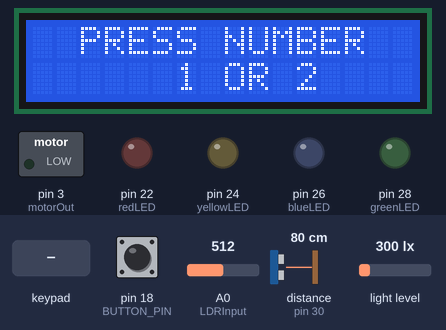
Bench run of a sketch on a simulated Arduino Mega 2560, built with avr-gcc and run on an emulated ATmega2560. Shown: 16×2 character LCD, switched loads named in the sketch (green lamp = pin HIGH), output pins drawn as LEDs (lit = HIGH). The inputs (shaded band) are chosen by the test bench; at power-on: distance to the obstacle (sensor on pin 30) 80 cm, pin 18 (BUTTON_PIN) LOW, A0 (LDRInput) = 512, light level 300 lx. The echo pulse lasts 58.3 µs per cm; pins used as bus, display or sensor lines are not drawn; what the sketch prints to the serial monitor is not drawn.

Above: at 1.3 s.
1.4 s: key '1' pressed
At 1.8 s:
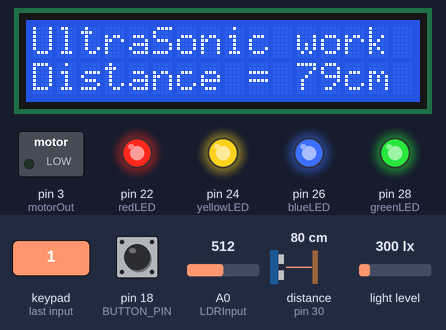
3.4 s: distance to the obstacle (sensor on pin 30) set to 103 cm
At 4.0 s:
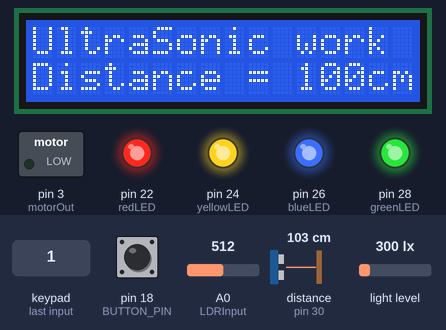
6.4 s: distance to the obstacle (sensor on pin 30) set to 81 cm
At 7.2 s:
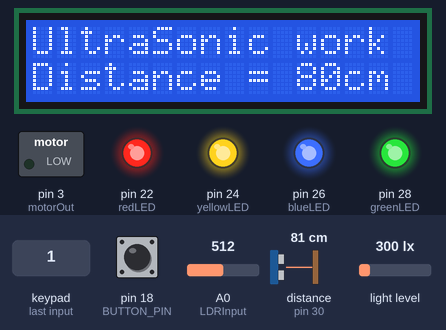
8.3 s: distance to the obstacle (sensor on pin 30) set to 70 cm
At 10.9 s:
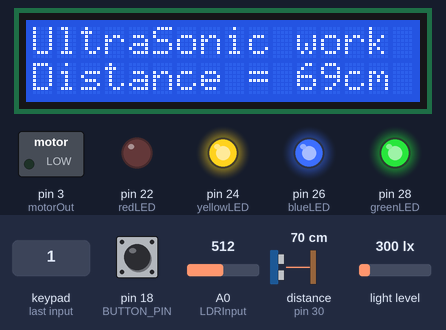
11.0 s: pin 18 (BUTTON_PIN) pulled HIGH for 0.15 s
At 12.4 s:
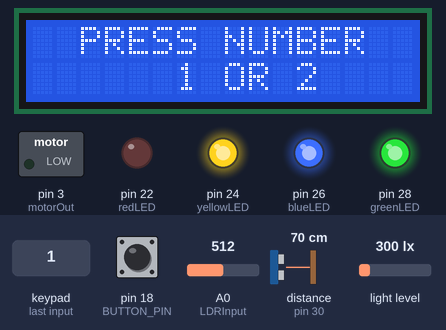
12.7 s: key '2' pressed
At 13.4 s:
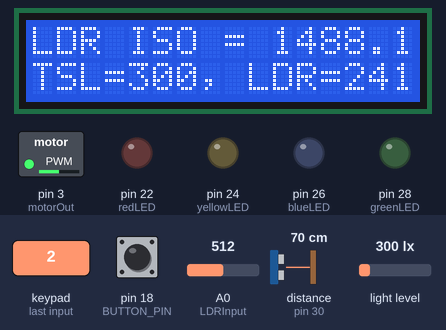
Timing chart, 0 to 15.7 s (numbered marks = the images above; inputs shaded):
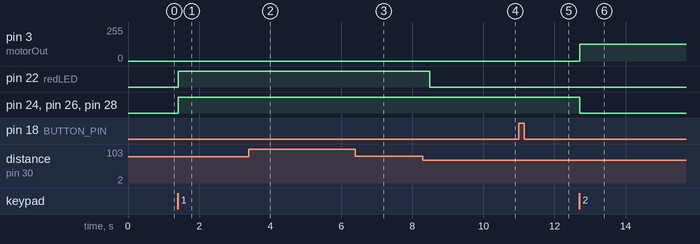

Measured:
- the behaviour switches between 76 and 75 cm on distance to the obstacle (sensor on pin 30) (found by bisection; images 3 and 4)
- after the input at 1.4 s, pin 22 (redLED), pin 24 (yellowLED), pin 26 (blueLED), pin 28 (greenLED): LOW → HIGH at once; the display: first changes at once (image 1 shows a later state)
- after the input at 3.4 s, the display: first differs from a run without the input after 0.22 s (image 2)
- after the input at 6.4 s, the display: first differs from a run without the input after 0.49 s (image 3)
- after the input at 8.3 s, pin 22 (redLED): HIGH → LOW after 0.19 s; the display: first differs from a run without the input after 0.22 s (image 4)
- after the input at 11.0 s, the display: first differs from a run without the input after 0.27 s (image 5)
- after the input at 12.7 s, pin 3 (motorOut): 0/255 → 127/255 at once; pin 24 (yellowLED), pin 26 (blueLED), pin 28 (greenLED): HIGH → LOW at once; the display: first changes at once (image 6 shows a later state)

The sketch:

main.ino
```cpp
//Keypad Library
#include <Keypad.h>

//I2C-Serial Libraries
#include <Wire.h>
#include <LiquidCrystal_I2C.h>

//TSL Sensor
#include <Adafruit_Sensor.h>
#include <Adafruit_TSL2561_U.h>

#include <math.h>

//********************* KEYPAD VARIABLES *********************//
const byte ROWS = 4;  //four rows
const byte COLS = 4;  //four columns
char keys[ROWS][COLS] = {
  { '1', '2', '3', 'A' },
  { '4', '5', '6', 'B' },
  { '7', '8', '9', 'C' },
  { '*', '0', '#', 'D' }
};
byte rowPins[ROWS] = { 12, 11, 10, 9 };  //connect to the row pinouts of the keypad
byte colPins[COLS] = { 8, 7, 6, 5 };     //connect to the column pinouts of the keypad

bool interruptEnabled = true;

//CREATE OBJECT OF THE KEYPAD
Keypad keypad = Keypad(makeKeymap(keys), rowPins, colPins, ROWS, COLS);

//Interrupt button
#define BUTTON_PIN 18

//********************* I2C-Serial VARIABLES *********************//
LiquidCrystal_I2C lcd(0x27, 16, 2);

//********************* ULTRASONIC SENSOR VARIABLES *********************//
const int trig = 32;
const int echo = 30;
const int greenLED = 28;
const int blueLED = 26;
const int yellowLED = 24;
const int redLED = 22;
long duration, distanceCm;

//********************* LDR SENSOR VARIABLES *********************//
float LDRAnalogVal;
float duty;
#define motorOut 3
#define LDRInput A0

//********************* CAMERA ISO VARIABLES *********************//
float resistance = 0.0;
float lux = 0.0;
float ISO = 0.0;
float voltage = 0.0;

//********************* INTERRUPT VARIABLES *********************//
int flag = 0;
char key;

  //******************** TSL SENSOR VARIABLES *********************//
//Definicoes do sensor TSL2561
Adafruit_TSL2561_Unified tsl=Adafruit_TSL2561_Unified(TSL2561_ADDR_FLOAT,12345);

int valor = 0;
String str;
int tamanho;
sensors_event_t event;
float lux_new = 0;

void setup() {
  //LCD Setup Functions
  lcd.begin(16, 2);
  lcd.init();
  lcd.backlight();

  //Ultrasonic Sensor Setup Function
  pinMode(trig, OUTPUT);
  pinMode(echo, INPUT);
  pinMode(greenLED, OUTPUT);
  pinMode(blueLED, OUTPUT);
  pinMode(yellowLED, OUTPUT);
  pinMode(redLED, OUTPUT);

  //LDR Sensor Setup Function
  pinMode(motorOut, OUTPUT);
  pinMode(LDRInput, INPUT);

  analogWrite(motorOut, 0);  //safety speed reset of the motor


  pinMode(BUTTON_PIN, INPUT);
  attachInterrupt(digitalPinToInterrupt(BUTTON_PIN), keypadInterrupt, HIGH); // Attach interrupt to the PUSH BUTTON

  //TSL sensor Setup Function
  configureSensor();

  Serial.begin(9600);
}


void loop() {
  while (flag == 0) {
    Serial.println("Enter a number");

    Wire.beginTransmission(0x27);
    delay(60);
    lcd.clear();
    delay(5);
    lcd.setCursor(2, 0);
    lcd.print("PRESS NUMBER");

    lcd.setCursor(6, 1);
    lcd.print("1 OR 2");
    Wire.endTransmission();
    key = keypad.waitForKey();
    if (key) {
      Serial.print("Key: ");
      Serial.println(key);
      flag = 1;
    }
  }

  if (flag == 1) {
    Wire.beginTransmission(0x27);
    lcd.clear();
    delay(5);
    Wire.endTransmission();


    if (key == 49) {

      UltrasonicLoop();

      Wire.beginTransmission(0x27);
      lcd.setCursor(0, 0);
      lcd.print("UltraSonic work");
      lcd.setCursor(0, 1);
      lcd.print("Distance = " + String(distanceCm) + "cm");
      Serial.println("FLAG = " + String(flag));
      delay(500);
       Wire.endTransmission();

    }


    if (key == 50) {
      Wire.beginTransmission(0x39);
      LDRLoop();
      //TSLLoop();


      Wire.beginTransmission(0x27);
      lcd.setCursor(0, 0);
      lcd.print("LDR ISO = " + String(ISO));
      lcd.setCursor(0, 1);
      lcd.print("TSL=" + String(valor) + ", LDR=" + String(lux));
      delay(500);
      Wire.endTransmission();
      //Serial.print(" Duty = " + String(duty));
    }
  }
}


void UltrasonicLoop() {
  digitalWrite(trig, HIGH);
  delayMicroseconds(10);
  digitalWrite(trig, LOW);
  duration = pulseIn(echo, HIGH);
  distanceCm = duration * 0.034 / 2;

  if (distanceCm < 25) {  // below One Quarter
    digitalWrite(greenLED, HIGH);
    digitalWrite(blueLED, LOW);
    digitalWrite(yellowLED, LOW);
    digitalWrite(redLED, LOW);
  } else if (distanceCm < 50 && distanceCm > 25) {  // below half level, but more than a quarter
    digitalWrite(greenLED, HIGH);
    digitalWrite(blueLED, HIGH);
    digitalWrite(yellowLED, LOW);
    digitalWrite(redLED, LOW);
  } else if (distanceCm < 75 && distanceCm > 50) {  // below Three quarters
    digitalWrite(greenLED, HIGH);
    digitalWrite(blueLED, HIGH);
    digitalWrite(yellowLED, HIGH);
    digitalWrite(redLED, LOW);
  } else if (distanceCm < 100 && distanceCm > 75){  //Above Three quarters
    digitalWrite(greenLED, HIGH);
    digitalWrite(blueLED, HIGH);
    digitalWrite(yellowLED, HIGH);
    digitalWrite(redLED, HIGH);
  }

  else if (distanceCm > 100){
    distanceCm = 100;
  }
}

void LDRLoop() {
  LDRAnalogVal = analogRead(LDRInput);
  duty = map(LDRAnalogVal, 0, 1023, 0, 255);
  analogWrite(motorOut, duty);

  Serial.println("motor");
  digitalWrite(greenLED, LOW);
  digitalWrite(blueLED, LOW);
  digitalWrite(yellowLED, LOW);
  digitalWrite(redLED, LOW);

  Serial.println(LDRAnalogVal);

  delay(60);
  voltage = ((5/1023.0) * LDRAnalogVal);

  Serial.println("voltage = " + String(voltage));
  float voltageDiv = voltage /3;
  Serial.println("voltageDiv = " +String(voltageDiv));
  resistance = (10000) * (1 / (0.974 - (voltageDiv/ 5)) - 1);

  Serial.println("Resistance = " + String(resistance));
  lux = ((6*pow(10,6)) * (pow(resistance,-1.301)));
  Serial.println("LDR LUX = " + String(lux));
  ISO = (-0.79 * lux) + 1679;

  TSLLoop();
}


void configureSensor(void)
{

  tsl.enableAutoRange(true);

  tsl.setIntegrationTime(TSL2561_INTEGRATIONTIME_13MS);
}
void TSLLoop() {

  tsl.getEvent(&event);
  //Mostra os resultados no serial monitor
  //Intensidade da Luz medida em Lux
  if (event.light)
  {
    valor = event.light;
   // Serial.print(event.light); Serial.println(" lux");
  }
  else
  {
    Serial.println("Sensor overload");
  }
  delay(250);
}

void keypadInterrupt() {
   analogWrite(motorOut, 0);
  flag = 0;
}
```
